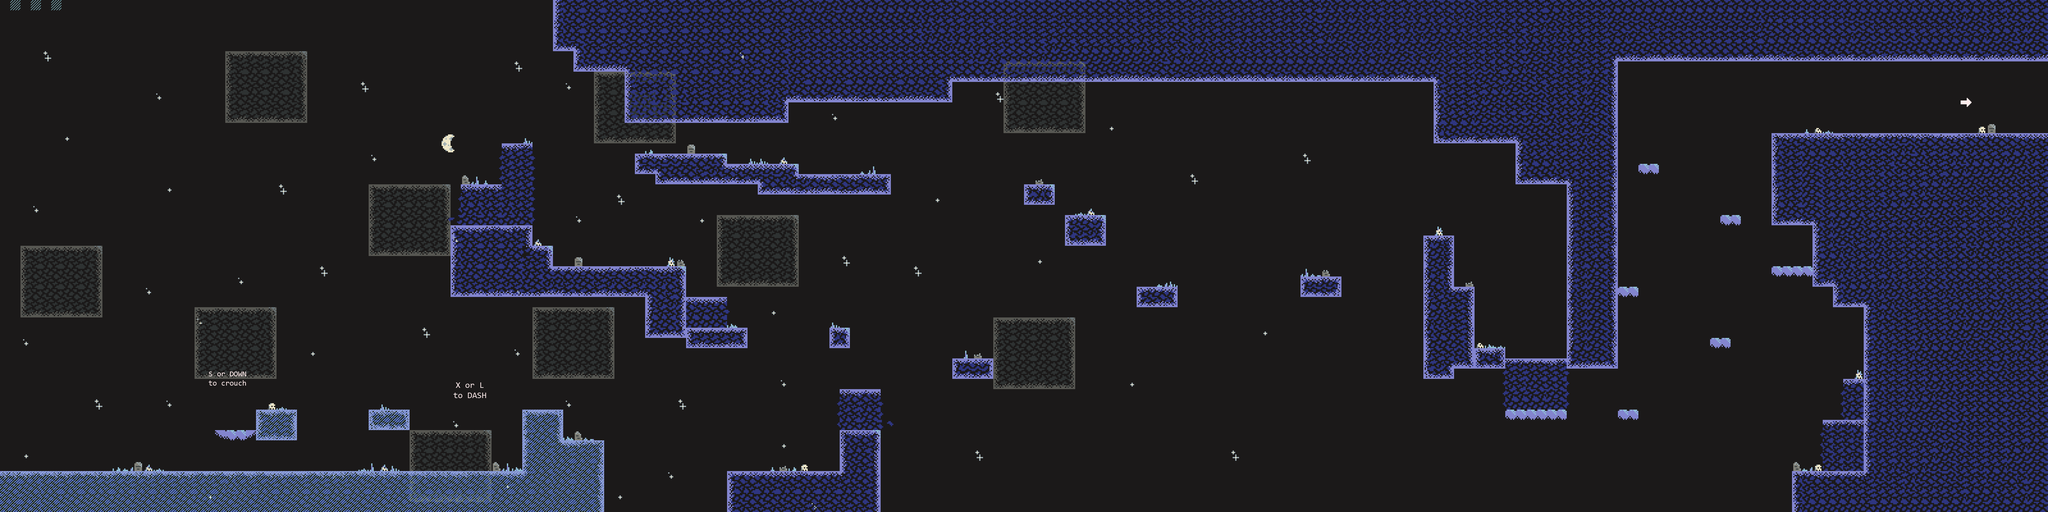

Tiled map render using the project's own tile images. Description and the map definition, with tile-layer contents summarised, below:
An orthogonal 200x50 tile map with 32x32 px tiles, 4 tile layers (Background, Parallax, Platforms, Navigation), 5 tilesets and 61 objects (47x solid, 8x platform, 3x enemy, 2x warp, coin).

<map version="1.2" tiledversion="1.3.1" orientation="orthogonal" renderorder="right-down" compressionlevel="0" width="200" height="50" tilewidth="32" tileheight="32" infinite="0" nextlayerid="16" nextobjectid="116">
 <properties>
  <property name="startX" type="int" value="250" />
  <property name="startY" type="int" value="1100" />
 </properties>
 <tileset firstgid="1" name="DarkTileset" tilewidth="32" tileheight="32" tilecount="702" columns="18">
  <image source="DarkTileset.png" width="576" height="1248" />
 </tileset>
 <tileset firstgid="703" name="Skull1" tilewidth="62" tileheight="60" tilecount="16" columns="4">
  <image source="Skull1.png" width="248" height="240" />
  <tile id="0">
   <properties>
    <property name="skull_still" value="" />
   </properties>
   <animation>
    <frame tileid="0" duration="90" />
    <frame tileid="1" duration="90" />
    <frame tileid="4" duration="90" />
    <frame tileid="5" duration="90" />
    <frame tileid="2" duration="90" />
    <frame tileid="8" duration="90" />
    <frame tileid="9" duration="90" />
    <frame tileid="6" duration="90" />
    <frame tileid="10" duration="90" />
    <frame tileid="3" duration="90" />
    <frame tileid="12" duration="90" />
    <frame tileid="13" duration="90" />
    <frame tileid="7" duration="90" />
    <frame tileid="14" duration="90" />
    <frame tileid="11" duration="90" />
    <frame tileid="15" duration="90" />
   </animation>
  </tile>
 </tileset>
 <tileset firstgid="719" name="Skeleton" tilewidth="58" tileheight="66" tilecount="5" columns="5">
  <image source="Skeleton.png" width="290" height="66" />
  <tile id="0">
   <properties>
    <property name="idle" value="" />
   </properties>
   <animation>
    <frame tileid="0" duration="150" />
    <frame tileid="1" duration="150" />
    <frame tileid="2" duration="150" />
    <frame tileid="1" duration="150" />
   </animation>
  </tile>
  <tile id="3">
   <properties>
    <property name="walk" value="" />
   </properties>
   <animation>
    <frame tileid="0" duration="150" />
    <frame tileid="3" duration="150" />
    <frame tileid="4" duration="150" />
    <frame tileid="3" duration="200" />
   </animation>
  </tile>
 </tileset>
 <tileset firstgid="724" name="Adventurer" tilewidth="92" tileheight="60" tilecount="21" columns="7">
  <image source="Adventurer2.png" width="644" height="180" />
  <tile id="0">
   <properties>
    <property name="idle" value="" />
   </properties>
   <animation>
    <frame tileid="0" duration="200" />
    <frame tileid="1" duration="200" />
    <frame tileid="2" duration="200" />
    <frame tileid="3" duration="200" />
   </animation>
  </tile>
  <tile id="4">
   <properties>
    <property name="crouch" value="" />
   </properties>
   <animation>
    <frame tileid="4" duration="200" />
    <frame tileid="5" duration="200" />
    <frame tileid="6" duration="200" />
    <frame tileid="7" duration="200" />
   </animation>
  </tile>
  <tile id="8">
   <properties>
    <property name="run" value="" />
   </properties>
   <animation>
    <frame tileid="8" duration="150" />
    <frame tileid="9" duration="150" />
    <frame tileid="10" duration="150" />
    <frame tileid="11" duration="150" />
    <frame tileid="12" duration="150" />
    <frame tileid="13" duration="150" />
   </animation>
  </tile>
  <tile id="14">
   <properties>
    <property name="jump" value="" />
   </properties>
   <animation>
    <frame tileid="14" duration="200" />
    <frame tileid="15" duration="200" />
   </animation>
  </tile>
  <tile id="16">
   <properties>
    <property name="fall" value="" />
   </properties>
   <animation>
    <frame tileid="16" duration="100" />
    <frame tileid="17" duration="100" />
   </animation>
  </tile>
  <tile id="18">
   <properties>
    <property name="dash" value="" />
   </properties>
   <animation>
    <frame tileid="18" duration="100" />
    <frame tileid="19" duration="100" />
    <frame tileid="20" duration="100" />
   </animation>
  </tile>
 </tileset>
 <tileset firstgid="745" name="Coin" tilewidth="32" tileheight="32" tilecount="4" columns="4">
  <image source="Coin.png" width="128" height="32" />
  <tile id="0">
   <properties>
    <property name="spin" value="" />
   </properties>
   <animation>
    <frame tileid="0" duration="300" />
    <frame tileid="1" duration="300" />
    <frame tileid="2" duration="300" />
    <frame tileid="3" duration="300" />
   </animation>
  </tile>
 </tileset>
 <layer id="12" name="Background" width="200" height="50">
  <properties>
   <property name="Speed" type="float" value="0.2" />
  </properties>
  <data>[10000 cells, 10000 non-empty, 4 distinct tile ids]</data>
 </layer>
 <layer id="14" name="Parallax" width="200" height="50">
  <properties>
   <property name="Speed" type="float" value="0.4" />
  </properties>
  <data>[10000 cells, 564 non-empty, 26 distinct tile ids]</data>
 </layer>
 <layer id="13" name="Platforms" width="200" height="50">
  <properties>
   <property name="Speed" type="float" value="1" />
  </properties>
  <data>[10000 cells, 3161 non-empty, 135 distinct tile ids]</data>
 </layer>
 <layer id="15" name="Navigation" width="200" height="50">
  <properties>
   <property name="Navigation" type="bool" value="true" />
   <property name="Speed" type="float" value="1" />
  </properties>
  <data>[10000 cells, 295 non-empty, 1 distinct tile ids]</data>
 </layer>
 <objectgroup id="3" name="Colliders">
  <properties>
   <property name="Speed" type="float" value="1" />
  </properties>
  <object id="18" name="Ground" type="solid" x="0" y="1472" width="1761.02" height="128" />
  <object id="28" name="Ground" type="solid" x="800" y="1279.67" width="128" height="96.33" />
  <object id="29" name="Ground" type="solid" x="1152" y="1280" width="128" height="63.667" />
  <object id="31" name="Ground" type="solid" x="1632.41" y="1279.67" width="128" height="192.667" />
  <object id="33" name="Ground" type="solid" x="2271.67" y="1472.67" width="472.97" height="126.667" />
  <object id="34" name="Ground" type="solid" x="2625" y="1344.67" width="127.334" height="128" />
  <object id="35" name="Ground" type="solid" x="2977.66" y="1118.66" width="124.667" height="64" />
  <object id="38" name="Ground" type="solid" x="2592.33" y="1024" width="63.334" height="65.3333" />
  <object id="39" name="Platform" type="platform" x="1440" y="576" width="128" height="32" />
  <object id="41" name="Ground" type="solid" x="1663.12" y="832" width="480.334" height="96" />
  <object id="43" name="Ground" type="solid" x="3199.5" y="576.833" width="97.5003" height="62.8333" />
  <object id="48" name="Ground" type="solid" x="5055.66" y="-0.3335" width="1344" height="192.031" />
  <object id="49" name="Ground" type="solid" x="5824" y="416.606" width="578.667" height="1184.4" />
  <object id="59" name="Ground" type="solid" x="5664" y="416.075" width="159.668" height="447.182" />
  <object id="60" name="Warp" type="warp" x="6272" y="190.667" width="127.333" height="226.667">
   <properties>
    <property name="MapToLoad" value="Dark_Map2.tmx" />
   </properties>
  </object>
  <object id="65" name="Platform" type="platform" x="2622.67" y="1215" width="131.334" height="33.3333" />
  <object id="66" name="Ground" type="solid" x="2144.17" y="1023.33" width="191.501" height="64.3333" />
  <object id="67" name="Ground" type="solid" x="2015" y="928" width="128.501" height="127.333" />
  <object id="68" name="Ground" type="solid" x="1408" y="704.333" width="254.837" height="223.667" />
  <object id="69" name="Platform" type="platform" x="1568.33" y="448" width="95.3343" height="32" />
  <object id="71" name="Platform" type="platform" x="2144.33" y="927" width="130.001" height="31.3333" />
  </objectgroup>
</map>
<!-- 40 of 61 objects omitted -->
